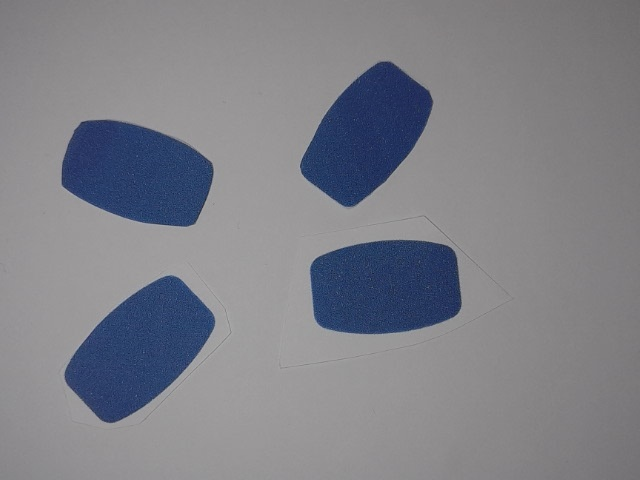
#> input picture Training images/Real_images/BEAD.jpg, 640 x 480 px, found by its file name; its folder holds only this picture in this run
$ python shape_classification_regular.py
#> lines starting #> are read from the running program, lines starting #| are printed output that depends on the picture; after the words box and inside, x2 and y2 are one past the last pixel; in counts of white or black regions, pixels touching at a corner belong together
import cv2
import numpy as np
import csv
import os

# ---------------- PATH ----------------
folder_path = "Training images/Real_images"

image_files = [
    f for f in os.listdir(folder_path)
    if f.lower().endswith((".jpg", ".png"))
]

# ---------------- CSV ----------------
f = open("shape_descriptors_project_2.csv", "w", newline="")
writer = csv.writer(f)

writer.writerow([
    "ID", "Label", "Area", "Perimeter",
    "X", "Y", "Width", "Height",
    "Circularity", "Compactness", "Convexity"
])

# ---------------- PARAMETERS ----------------
SAT_THRESHOLD = 40    # saturation threshold (30–60)
MIN_AREA = 15000      # remove small blobs

kernel = cv2.getStructuringElement(cv2.MORPH_ELLIPSE, (7, 7))

# ---------------- PROCESS IMAGES ----------------
for image_file in image_files:
    image_path = os.path.join(folder_path, image_file)
    image = cv2.imread(image_path)
#> image is the input picture: shape (480, 640, 3); mean B, G, R 135.6, 128, 126.6

    if image is None:
        continue

    output = image.copy()

    # ---------------- HSV SHAPE SEGMENTATION ----------------
    hsv = cv2.cvtColor(image, cv2.COLOR_BGR2HSV)
#> hsv: shape (480, 640, 3); mean H, S, V 147.8, 27.2, 136.4
    s = hsv[:, :, 1]
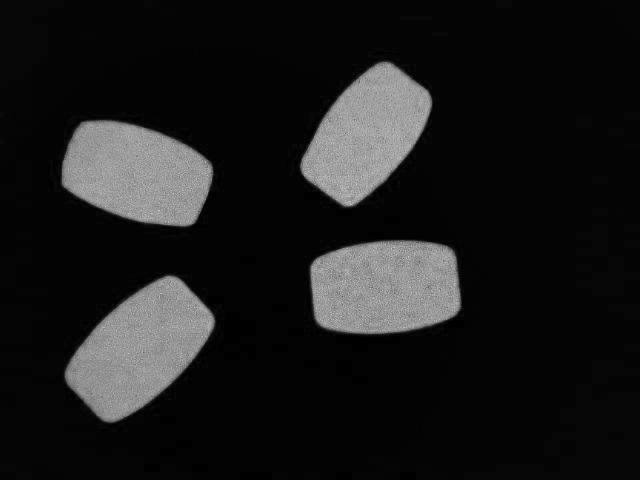
#> s: shape (480, 640); min 0, max 216, mean 27.2

    _, binary = cv2.threshold(
        s, SAT_THRESHOLD, 255, cv2.THRESH_BINARY
    )
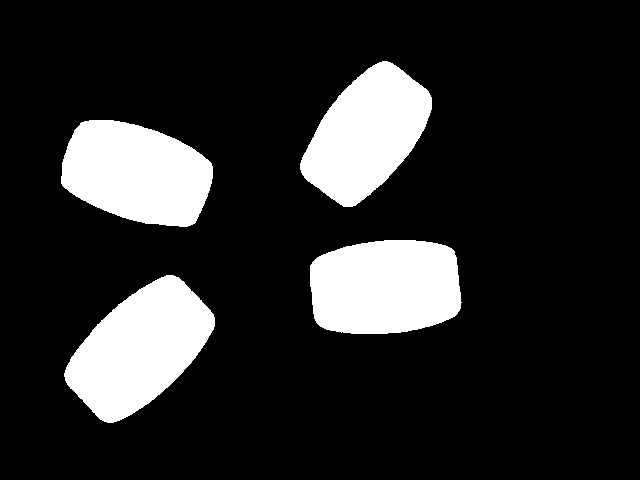
#> binary: shape (480, 640); 16.1% white; 4 white regions, box (x1, y1, x2, y2) and area: (64, 275, 215, 423) 13111, (310, 240, 462, 334) 12393, (61, 120, 213, 227) 12125, (300, 61, 432, 207) 11685

    # Morphology (clean silhouette)
    binary = cv2.morphologyEx(binary, cv2.MORPH_OPEN, kernel, iterations=2)
#> binary: shape (480, 640); 16% white; 4 white regions, box (x1, y1, x2, y2) and area: (65, 275, 215, 423) 13095, (310, 240, 461, 334) 12392, (61, 120, 213, 227) 12115, (300, 61, 432, 207) 11676
    binary = cv2.morphologyEx(binary, cv2.MORPH_CLOSE, kernel, iterations=2)
#> binary: shape (480, 640); 16% white; 4 white regions, box (x1, y1, x2, y2) and area: (65, 275, 215, 423) 13098, (310, 240, 461, 334) 12392, (61, 120, 213, 227) 12115, (300, 61, 432, 207) 11678

    # ---------------- CONNECTED COMPONENTS ----------------
    num_labels, labels, stats, centroids = cv2.connectedComponentsWithStats(
        binary, connectivity=8
    )
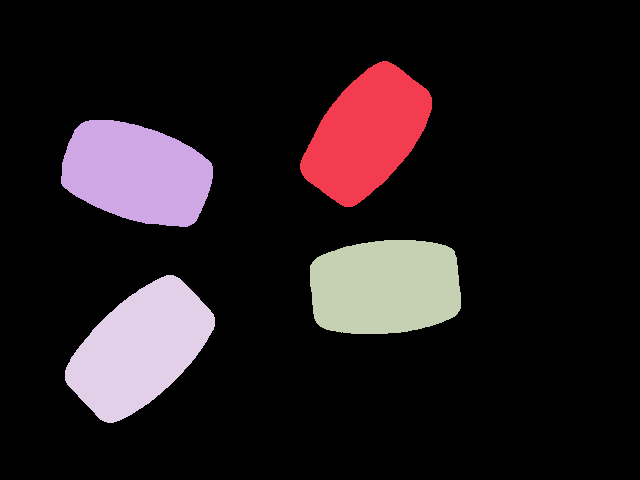
#> labels: shape (480, 640) int32; 5 distinct labels, from 0 to 4; one colour per label, 0 black
#> num_labels = 5; stats = [[0, 0, 640, 480, 257917], [300, 61, 132, 146, 11678], [61, 120, 152, 107, 12115], [310, 240, 151, 94, 12392], [65, 275, 150, 148, 13098]]; centroids = [[332, 239.6], [366.3, 133.6], [136.2, 172.8], [384.9, 286.7], [139.5, 348.5]]

    # Label from filename
    image_label = os.path.splitext(image_file)[0]

    # ---------------- COMPONENT LOOP ----------------
    for i in range(1, num_labels):  # skip background
        x, y, w, h, area = stats[i]

        if area < MIN_AREA:
            continue

        cx, cy = centroids[i]

        component_mask = (labels == i).astype("uint8") * 255

        contours, _ = cv2.findContours(
            component_mask,
            cv2.RETR_EXTERNAL,
            cv2.CHAIN_APPROX_SIMPLE
        )

        if not contours:
            continue

        cnt = contours[0]

        # ---------------- SHAPE DESCRIPTORS ----------------
        area = cv2.contourArea(cnt)
        perimeter = cv2.arcLength(cnt, True)

        circularity = (
            4 * np.pi * area / (perimeter ** 2)
            if perimeter > 0 else 0
        )

        compactness = (
            (perimeter ** 2) / area
            if area > 0 else 0
        )

        hull = cv2.convexHull(cnt)
        hull_perimeter = cv2.arcLength(hull, True)

        convexity = (
            perimeter / hull_perimeter
            if hull_perimeter > 0 else 0
        )

        # ---------------- WRITE CSV ----------------
        writer.writerow([
            i, image_label,
            f"{area:.1f}", f"{perimeter:.1f}",
            x, y, w, h,
            f"{circularity:.3f}",
            f"{compactness:.2f}",
            f"{convexity:.3f}"
        ])

        # ---------------- DRAW (OPTIONAL) ----------------
        cv2.drawContours(output, [cnt], -1, (0, 255, 0), 2)
        cv2.putText(
            output, f"ID:{i}",
            (int(cx), int(cy)),
            cv2.FONT_HERSHEY_SIMPLEX, 0.7, (0, 0, 0), 2
        )
#> this loop made 4 passes

    # Optional preview per image
    # cv2.imshow("Shape Extraction", output)
    # cv2.waitKey(0)

# ---------------- CLEANUP ----------------
f.close()
# cv2.destroyAllWindows()

$ run again, on Training images/Real_images/SQUARE.jpg
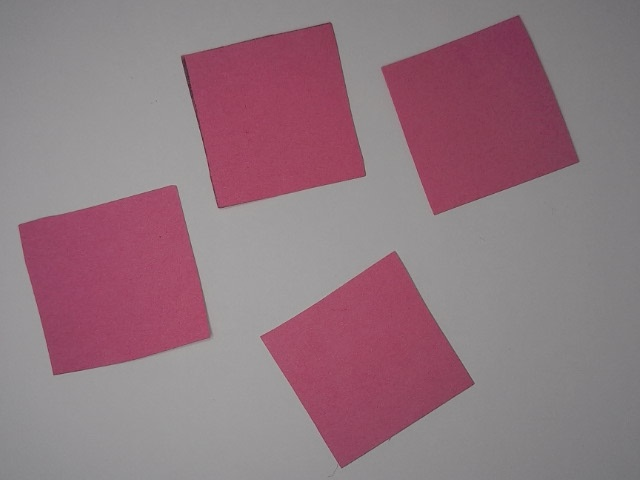
#> input picture Training images/Real_images/SQUARE.jpg, 640 x 480 px, found by its file name
#> image is the input picture: shape (480, 640, 3); mean B, G, R 127.3, 118.3, 145.5
#> hsv: shape (480, 640, 3); mean H, S, V 157.5, 47.2, 145.7
#> `num_labels, labels, stats, centroids = cv2.connectedComponentsWithStat..`:
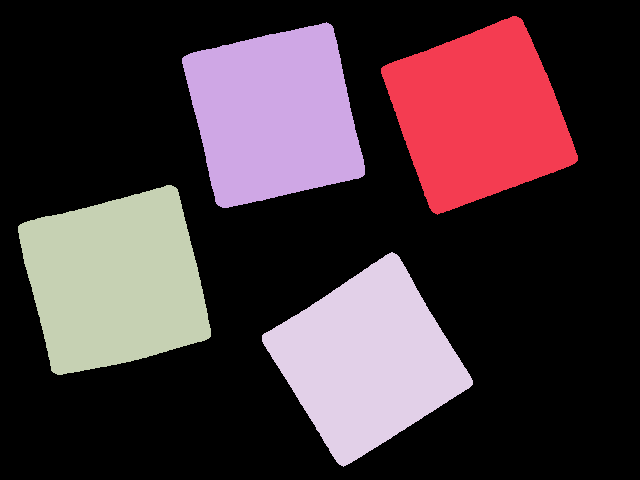
#> labels: shape (480, 640) int32; 5 distinct labels, from 0 to 4; one colour per label, 0 black
#> num_labels = 5; stats = [[0, 0, 640, 480, 207112], [381, 16, 197, 199, 24654], [182, 22, 183, 186, 24415], [18, 185, 193, 190, 26281], [262, 252, 211, 215, 24738]]; centroids = [[326.3, 249.4], [478.4, 115], [273.8, 115], [114.8, 281], [367.2, 359.8]]
#> the loop `for i in range(1, num_labels):` made 4 passes
#> (x, y, w, h, cx, cy, perimeter) on passes 1 to 4: (381, 16, 197, 199, 478.4, 115, 659.7), (182, 22, 183, 186, 273.8, 115, 650.2), (18, 185, 193, 190, 114.8, 281, 672.4), (262, 252, 211, 215, 367.2, 359.8, 659.4)
#> after the loop `for i in range(1, num_labels):`:
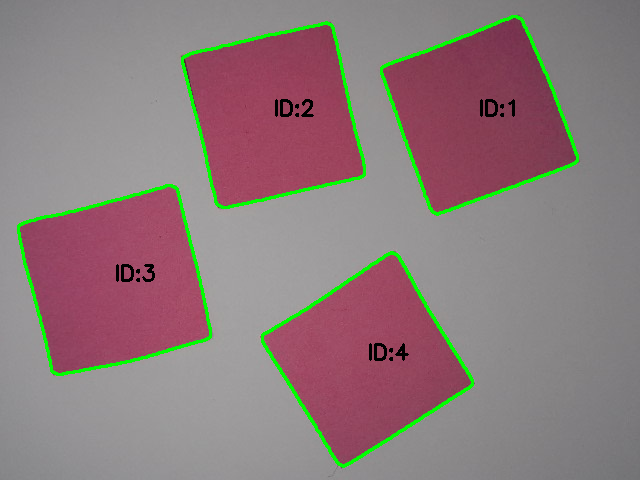
#> output: shape (480, 640, 3); 3.19% of pixels changed, all inside (x1, y1, x2, y2) = (17, 15, 579, 468)

$ run again, on Training images/Real_images/CIRCLE.jpg
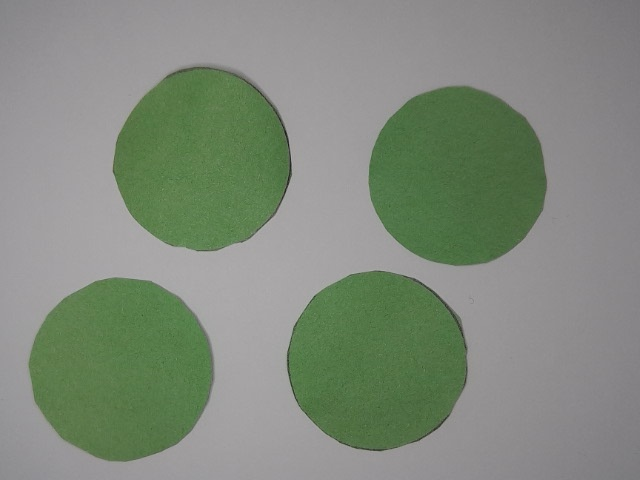
#> input picture Training images/Real_images/CIRCLE.jpg, 640 x 480 px, found by its file name
#> image is the input picture: shape (480, 640, 3); mean B, G, R 124, 138.1, 128.5
#> hsv: shape (480, 640, 3); mean H, S, V 116, 35.4, 139.6
#> `num_labels, labels, stats, centroids = cv2.connectedComponentsWithStat..`:
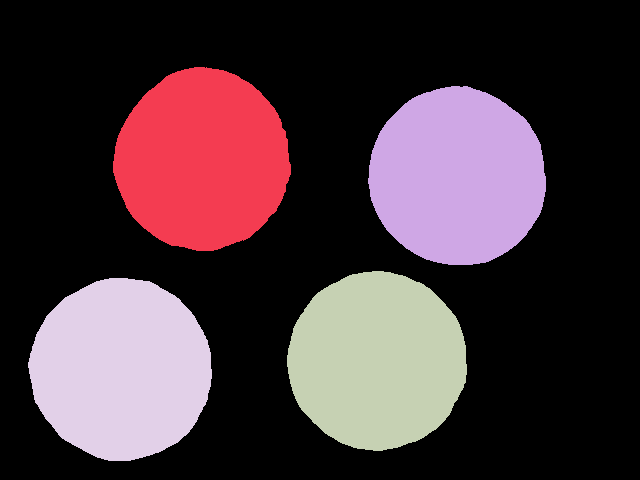
#> labels: shape (480, 640) int32; 5 distinct labels, from 0 to 4; one colour per label, 0 black
#> num_labels = 5; stats = [[0, 0, 640, 480, 206108], [113, 67, 178, 184, 25024], [368, 86, 178, 179, 24902], [287, 271, 180, 180, 25144], [28, 278, 184, 183, 26022]]; centroids = [[335.3, 225.8], [202, 159.6], [457, 176.1], [376.7, 360.4], [120.7, 368.9]]
#> the loop `for i in range(1, num_labels):` made 4 passes
#> (x, y, w, h, cx, cy, perimeter) on passes 1 to 4: (113, 67, 178, 184, 202, 159.6, 593.4), (368, 86, 178, 179, 457, 176.1, 588.4), (287, 271, 180, 180, 376.7, 360.4, 591.8), (28, 278, 184, 183, 120.7, 368.9, 603.5)
#> after the loop `for i in range(1, num_labels):`:
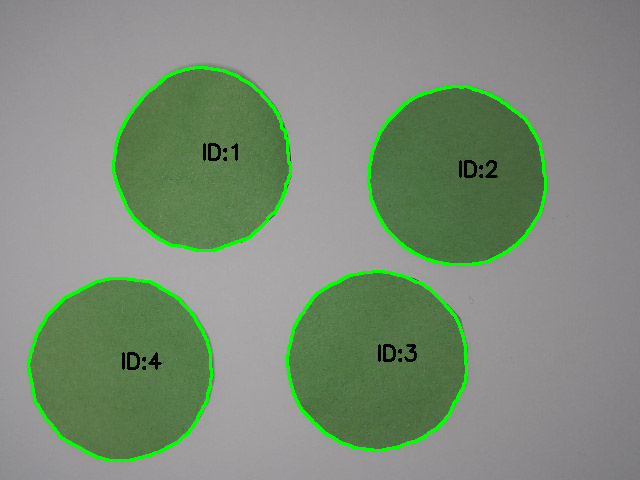
#> output: shape (480, 640, 3); 2.94% of pixels changed, all inside (x1, y1, x2, y2) = (27, 66, 547, 462)

$ run again, on Training images/Real_images/DIAMOND.jpg
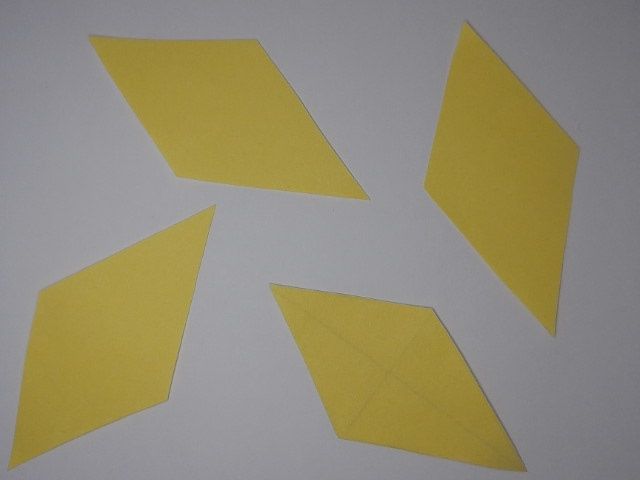
#> input picture Training images/Real_images/DIAMOND.jpg, 640 x 480 px, found by its file name
#> image is the input picture: shape (480, 640, 3); mean B, G, R 115.8, 140, 146.9
#> hsv: shape (480, 640, 3); mean H, S, V 86.2, 60.4, 149.4
#> `num_labels, labels, stats, centroids = cv2.connectedComponentsWithStat..`:
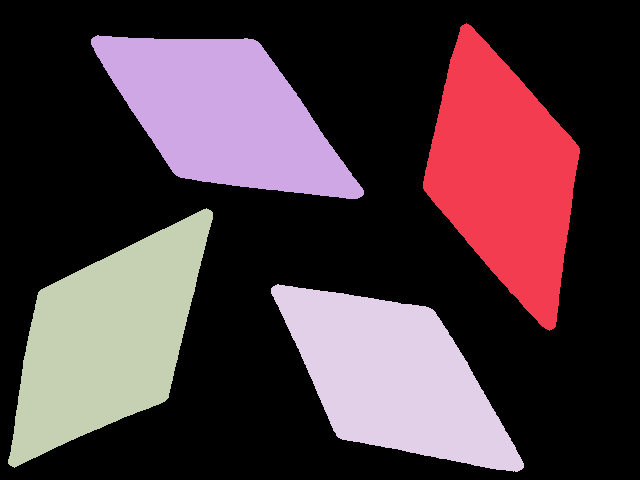
#> labels: shape (480, 640) int32; 5 distinct labels, from 0 to 4; one colour per label, 0 black
#> num_labels = 5; stats = [[0, 0, 640, 480, 197852], [423, 23, 157, 308, 27631], [91, 35, 273, 164, 26500], [8, 208, 205, 260, 28683], [271, 284, 253, 188, 26534]]; centroids = [[327.4, 232.5], [503.4, 174.2], [224.1, 114.2], [107.2, 338.6], [393.9, 377.5]]
#> the loop `for i in range(1, num_labels):` made 4 passes
#> (x, y, w, h, cx, cy, perimeter) on passes 1 to 4: (423, 23, 157, 308, 503.4, 174.2, 749.1), (91, 35, 273, 164, 224.1, 114.2, 737.3), (8, 208, 205, 260, 107.2, 338.6, 787.8), (271, 284, 253, 188, 393.9, 377.5, 747)
#> after the loop `for i in range(1, num_labels):`:
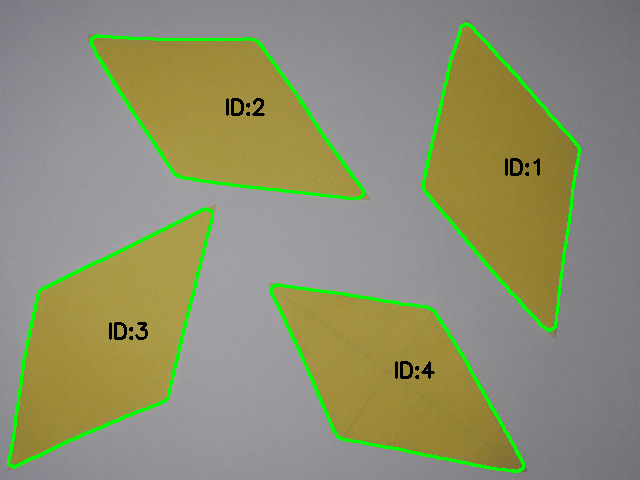
#> output: shape (480, 640, 3); 3.6% of pixels changed, all inside (x1, y1, x2, y2) = (7, 22, 581, 473)

$ run again, on Training images/Real_images/KNOB.jpg
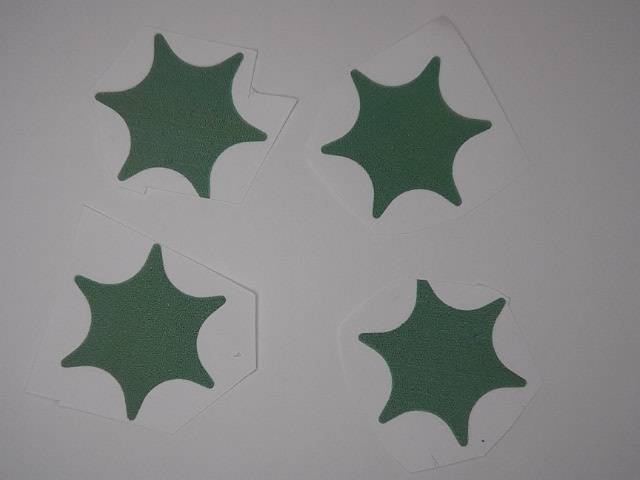
#> input picture Training images/Real_images/KNOB.jpg, 640 x 480 px, found by its file name
#> image is the input picture: shape (480, 640, 3); mean B, G, R 132.9, 134, 132
#> hsv: shape (480, 640, 3); mean H, S, V 140.8, 15.4, 135.9
#> `_, binary = cv2.threshold( s, SAT_THRESHOLD, 255, cv2.THRESH_BINARY )`:
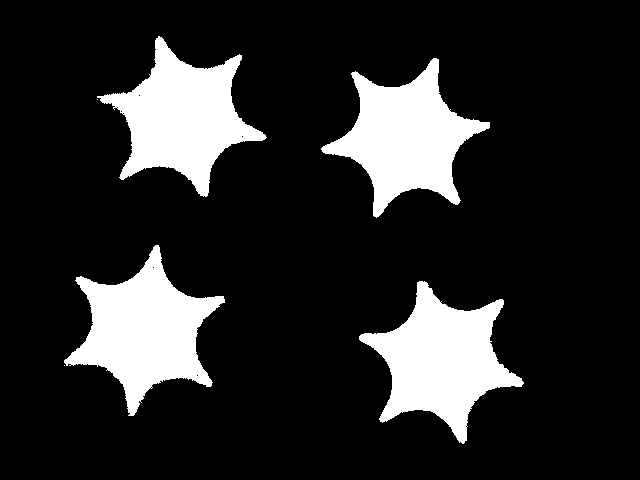
#> binary: shape (480, 640); 16% white; 6 white regions (2 under 20 px), largest, box (x1, y1, x2, y2) and area: (64, 245, 225, 416) 12514, (359, 281, 524, 444) 12421, (97, 36, 267, 197) 12198, (321, 58, 490, 218) 12058
#> `num_labels, labels, stats, centroids = cv2.connectedComponentsWithStat..`:
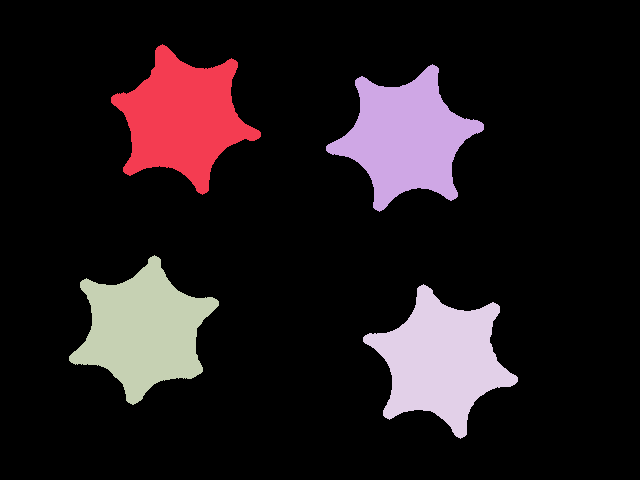
#> labels: shape (480, 640) int32; 5 distinct labels, from 0 to 4; one colour per label, 0 black
#> num_labels = 5; stats = [[0, 0, 640, 480, 259696], [111, 44, 150, 151, 11767], [326, 64, 158, 148, 11731], [69, 255, 150, 150, 11909], [363, 284, 155, 155, 12097]]; centroids = [[324.3, 239.9], [182.2, 117.7], [405.4, 137.5], [143, 330], [440.9, 360.1]]
#> the loop `for i in range(1, num_labels):` made 4 passes
